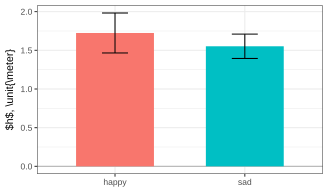

The script that saved this image:
library(ggplot2)
library(dplyr)

raw <- read.csv('fig2.csv',header=TRUE)
data <- tibble(raw)
g = 9.81
data <- mutate(data,
     GPE = m_kg*g*h_m)
grouped <- data %>% group_by(design)

# make plot
fig2 <- ggplot(data,aes(x=design,y=h_m,fill=design))+
     geom_hline(yintercept=0,color="gray70")+
     stat_summary(fun=mean,geom="bar",width=0.6)+
     stat_summary(fun.data=mean_sdl,fun.args=list(mult=1),
	geom="errorbar",width=0.2)+
	theme_bw(base_size=8)+
	ylab('$h$, \\unit{\\meter}')+
	theme(legend.position="none",
	axis.title.x=element_blank(),
	axis.title.y=element_text(margin=margin(t=0,r=4,b=0,l=0)))
ggsave('fig2.svg',plot=fig2,width=3.4167,height=2,units="in")

# make plot
fig2b <- ggplot(data,aes(x=design,y=m_kg,fill=design))+
     geom_hline(yintercept=0,color="gray70")+
     stat_summary(fun=mean,geom="bar",width=0.6)+
     stat_summary(fun.data=mean_sdl,fun.args=list(mult=1),
	geom="errorbar",width=0.2)+
	theme_bw(base_size=8)+
	ylab('$m$, \\unit{\\kilo\\gram}')+
	theme(legend.position="none",
	axis.title.x=element_blank())
ggsave('fig2b.svg',plot=fig2b,width=3.4167,height=2,units="in")

# make plot
fig2c <- ggplot(data,aes(x=design,y=GPE,fill=design))+
     geom_hline(yintercept=0,color="gray70")+
     stat_summary(fun=mean,geom="bar",width=0.6)+
     stat_summary(fun.data=mean_sdl,fun.args=list(mult=1),
	geom="errorbar",width=0.2)+
	theme_bw(base_size=8)+
	ylab('GPE, \\unit{\\joule}')+
	theme(legend.position="none",
	axis.title.x=element_blank())
ggsave('fig2c.svg',plot=fig2c,width=3.4167,height=2,units="in")

# check stats
model1 <- aov(h_m~design,data)
model2 <- aov(m_kg~design,data)
model3 <- aov(GPE~design,data)
print(tidy(model1))
print(tidy(model2))
print(tidy(model3))

library(rstatix)
print(t_test(data,h_m~design))
print(t_test(data,m_kg~design))
print(t_test(data,GPE~design))
